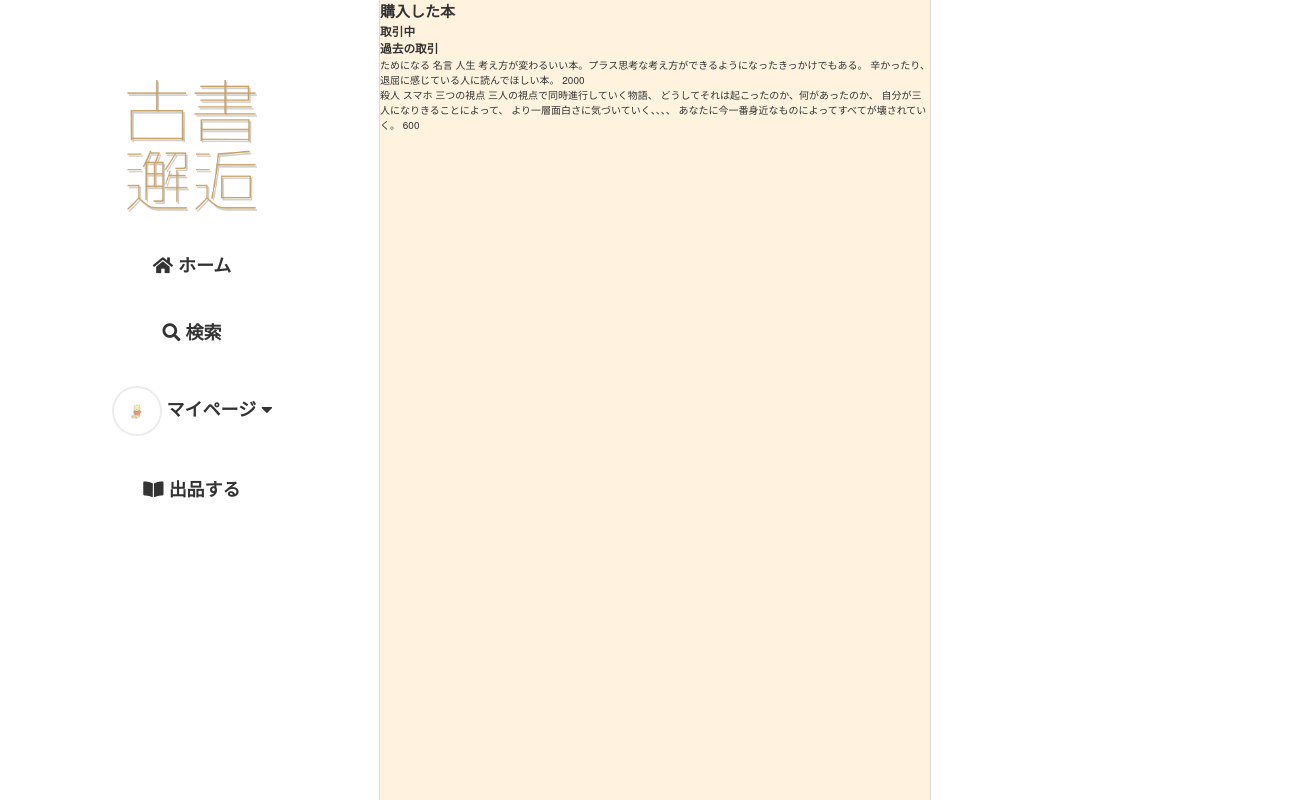
Screenshot of /mypage/history/buy_in_progress (signed in) with the database file from the repository.
### flmapp/models/user.py (models this page shows, shortened)
class User(UserMixin, db.Model):
    __tablename__ = 'User'
    __table_args__ = (CheckConstraint('update_at >= create_at'),)
    User_id = db.Column(db.Integer, primary_key=True)
    user_code = db.Column(db.String(64), unique=True, index=True, nullable=False)
    username = db.Column(db.String(64), index=True, nullable=False)
    email = db.Column(db.String(64), unique=True, index=True, nullable=False)
    password_hash = db.Column(db.String(128), nullable=False)
    picture_path = db.Column(db.Text, default='default.jpeg', nullable=False)
    prof_comment = db.Column(db.Text)
    default_ShippingAddress_id = db.Column(db.Integer, db.ForeignKey('ShippingAddress.ShippingAddress_id'))
    default_pay_way = db.Column(db.Integer, default=1, nullable=False)
    default_Credit_id = db.Column(db.Integer, db.ForeignKey('Credit.Credit_id'))
    is_active = db.Column(db.Boolean, default=True, nullable=True)
    create_at = db.Column(db.DateTime, default=datetime.now, nullable=False)
    update_at = db.Column(db.DateTime, default=datetime.now, nullable=False)
    def get_id(self):
        return (self.User_id)
    @property
    def password(self):
        raise AttributeError('パスワードは読み取り可能な属性ではありません。')

### flmapp/models/trade.py (models this page shows, shortened)
class Sell(db.Model):
    __tablename__ = 'Sell'
    __table_args__ = (CheckConstraint('update_at >= create_at'),)
    Sell_id = db.Column(db.Integer, primary_key=True)
    User_id = db.Column(db.Integer, db.ForeignKey('User.User_id'), nullable=False)
    sell_title = db.Column(db.String(255), nullable=False)
    key1 = db.Column(db.String(255), nullable=False)
    key2 = db.Column(db.String(255), nullable=False)
    key3 = db.Column(db.String(255), nullable=False)
    sell_comment = db.Column(db.Text, nullable=False)
    price = db.Column(db.Integer, nullable=False)
    item_picture_path = db.Column(db.Text, default='default.png', nullable=False)
    genre = db.Column(EnumType(enum_class=Genre), nullable=False)
    item_state = db.Column(EnumType(enum_class=Item_state), nullable=False)
    postage = db.Column(EnumType(enum_class=Postage), nullable=False)
    send_way = db.Column(EnumType(enum_class=Send_way), nullable=False)
    consignor = db.Column(db.String(64), nullable=False)
    schedule = db.Column(EnumType(enum_class=Schedule), nullable=False)
    remarks = db.Column(db.Text)
    deal_status = db.Column(EnumType(enum_class=Deal_status),default=Deal_status(1), nullable=False)
    sell_flg = db.Column(db.Boolean,default=True, nullable=False)
    is_active = db.Column(db.Boolean,default=True, nullable=False)
    has_sent = db.Column(db.Boolean,default=False, nullable=False)
    has_got = db.Column(db.Boolean,default=False, nullable=False)
    create_at = db.Column(db.DateTime,default=datetime.now, nullable=False)
    update_at = db.Column(db.DateTime,default=datetime.now, nullable=False)
    user = db.relationship('User', backref='sell', lazy='joined', uselist=False)

### flmapp/views/history.py (the view)
@bp.route('/buy_in_progress', methods=['GET', 'POST'])
@login_required
def buy_in_progress():
    user_id = current_user.get_id()
    items = Buy.buy_join_sell_deal_status(user_id, 2)
    if items == [None]:
        return render_template('history/buy_history_none.html', items=items)
    return render_template('history/buy_history.html', items=items)

### flmapp/models/enum_conf.py (called while the page is built)
    def __repr__(self):
        return self.impl.__repr__()

    def process_bind_param(self, value, dialect):
        if value is not None:
            if not isinstance(value, self.enum_class):
                raise TypeError("Value should %s type" % self.enum_class)
            return value.value

    def process_result_value(self, value, dialect):
        if value is not None:
            if not isinstance(value, int):
                raise TypeError("value should have int type")
            return self.enum_class(value)

### flmapp/models/trade.py (called while the page is built)
    @classmethod
    def buy_join_sell_deal_status(cls, User_id, deal_status):
        sell = aliased(Sell)
        return cls.query.filter(
            cls.User_id==User_id
        ).outerjoin(sell, sell.deal_status==Deal_status(deal_status)
        ).with_entities(sell).all()

### flmapp/models/user.py (called while the page is built)
@login_manager.user_loader
def load_user(user_id):
    return User.query.get(user_id)

### flmapp/templates/history/buy_history.html (shortened to what this page needs)
{% extends "base02.html" %}
{% block content %}
<h2>購入した本</h2>
<h3>
    <a class="mp-a" href="{{url_for('history.buy_in_progress')}}">取引中</a>
</h3>
<h3>
    <a class="mp-a" href="{{url_for('history.buy_completed')}}">過去の取引</a>
</h3>
{% for item in items %}
    <a href="{{url_for('item.itemdata', item_id=item.Sell_id)}}">
        {{ item.key1 }}
        {{ item.key2 }}
        {{ item.key3 }}
        {{ item.sell_comment }}
        {{ item.price }}
    </a>
{% endfor %}
{% endblock %}

### flmapp/templates/base02.html (shortened to what this page needs)
<!DOCTYPE html>
<html lang="ja">
    <head>
        <link rel="stylesheet" href="https://use.fontawesome.com/releases/v5.15.1/css/all.css">
        <link rel="stylesheet" type="text/css" href="{{ url_for('static', filename='css/sanitize.css')}}">
        <link rel="stylesheet" type="text/css" href="{{ url_for('static', filename='css/global.css')}}">
        <link rel="stylesheet" type="text/css" href="{{ url_for('static', filename='css/kosho-flame.css')}}">
        <link rel="stylesheet" type="text/css" href="{{ url_for('static', filename='css/common2.css')}}">
        <link rel="stylesheet" href="{{ url_for('static', filename='css/login_required_modal.css')}}">
        <link rel="stylesheet" href="{{ url_for('static', filename='css/like.css')}}">
        <link rel="stylesheet" href="{{ url_for('static', filename='css/item.css')}}">
    </head>
    <body>
        <div class="wrap">
            <header>
                <div class="h-wrap">
                    <h1><img src="{{ url_for('static', filename='images/logo.png')}}" alt="ロゴ"></h1>
                    <nav>
                        <ul>
                            <li><a id="home" href="{{url_for('route.home')}}">
                                <i class="fas fa-home"></i>
                                ホーム
                            </a></li>
                            <li><a href="{{url_for('search.search')}}">
                                <i class="fas fa-search"></i>
                                検索
                            </a></li>
                            {% if current_user.is_authenticated %}
                                <li>
                                    <label for="check1" class="accordion-open">
                                        <img class="u-icon" src="{{url_for('static', filename='user_image/' + current_user.picture_path)}}">
                                        マイページ
                                        <i class="fas fa-caret-down"></i>
                                    </label>
                                </li>
                            {% else %}
                                <li><a href="{{url_for('auth.login')}}">
                                    ログイン
                                </a></li>
                            {% endif %}
                            <li><a href="{{url_for('sell.sell')}}">
                                <i class="fas fa-book-open"></i>
                                出品する
                            </a></li>
                        </ul>
                    </nav>
                </div>
            </header>
            <div class="container">
                {% block content %}
                {% endblock %}
            </div>
            <div class="r-content">
            </div>
        </div>
    </body>
</html>

### flmapp/static/css/sanitize.css (style rules this page uses)
article, aside, details, figcaption, figure, footer, header, main, menu, nav, section, summary { display: block; }
html { box-sizing: border-box; cursor: default; font-family: sans-serif; line-height: 1.5; -ms-text-size-adjust: 100%; -webkit-text-size-adjust: 100%; }
body { margin: 0; }
h1 { font-size: 2em; margin: .67em 0; }
nav ol, nav ul { list-style: none; }
audio, canvas, iframe, img, svg, video { vertical-align: middle; }
img { border-style: none; }
a { background-color: transparent; -webkit-text-decoration-skip: objects; }
a, area, button, input, label, select, textarea, [tabindex] { -ms-touch-action: manipulation; touch-action: manipulation; }

### flmapp/static/css/global.css (style rules this page uses)
* { margin: 0; padding: 0; outline: none; }
html { font-size: 62.5%; }
body { background-color: #FFF; color : #333333; font-family: "Helvetica Neue", Arial, "Hiragino Kaku Gothic ProN", "Hiragino Sans", Meiryo, sans-serif; }
h1 { margin: 0; }
h2 { margin: 0; }
a { color: #333333; text-decoration: none; display: inline-block; transition: color 0.5s; }
ul { list-style: none; }

### flmapp/static/css/common2.css (style rules this page uses)
.wrap { width: 1300px; margin: 0 auto; display: flex; justify-content: space-between; overflow: visible; }
header { position: sticky; top: 0; width: 375px; overflow-y: scroll; -ms-overflow-style: none; height: 100vh; background-color: #FFF; padding-top: 80px; border-right: solid 1.5px #dedbd5; }
.container { min-height: 100vh; width: 550px; background-color: #fff3e0; }
.r-content { position: sticky; top: 0; width: 375px; overflow-y: scroll; -ms-overflow-style: none; height: 100vh; padding-left: 30px; padding-bottom: 30px; background-color: #FFF; border-left: solid 1.5px #dedbd5; }
.h-wrap { display: flex; flex-direction: column; align-items: center; }
header h1 img { width: 130px; }
.h-wrap nav ul li { text-align: center; margin: 40px 0; }
.h-wrap nav ul li:not(.mp-a) { font-size: 1.8rem; font-weight: bold; }
.u-icon { width: 50px; border-radius: 50%; border: 2px solid #ececec; }
.accordion-open { display: block; cursor: pointer; font-size: 1.8rem; font-weight: bold; transition: color 0.5s; }

### rows the page displays
User: picture_path (picture)
Sell: key1 "ためになる", key2 "名言", key3 "人生", sell_comment "考え方が変わるいい本。プラス思考な考え方ができるようになったきっかけでもある。 辛かったり、退屈に感じている人に読んでほしい本。", price "2000"
Sell: key1 "殺人", key2 "スマホ", key3 "三つの視点", sell_comment "三人の視点で同時進行していく物語、 どうしてそれは起こったのか、何があったのか、 自分が三人になりきることによって、 より一層面白さに気づいていく、、、、 あなたに今一番身近なものによってすべてが壊されていく。", price "600"
